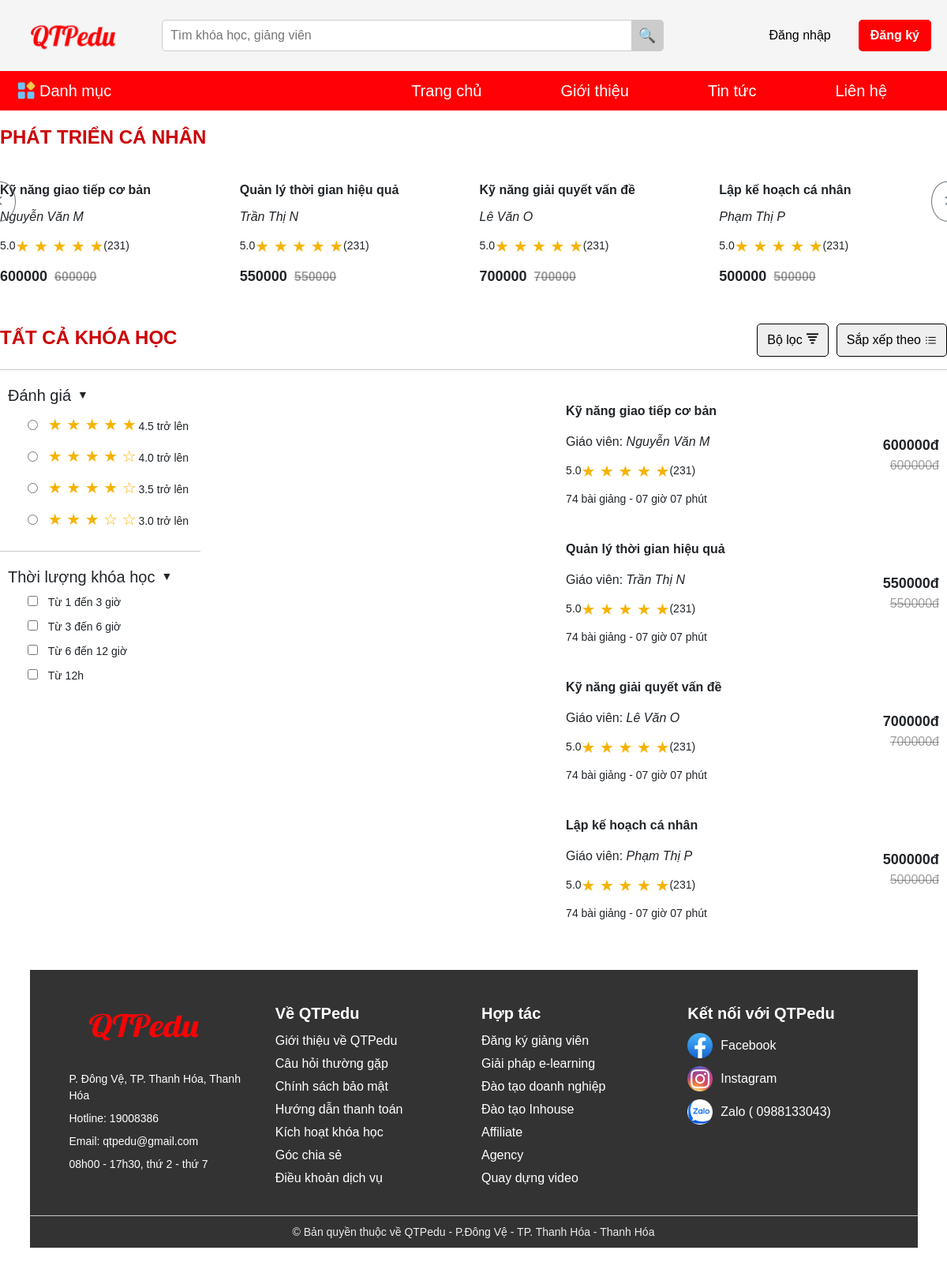
Page /danhmuc?IDCatagory=4 on the committed database.
### tables this page shows
CREATE TABLE `danhmuc` (
  `IDCatagory` int(10) NOT NULL,
  `TenDanhMuc` varchar(45) DEFAULT NULL
);

CREATE TABLE `khoahoc` (
  `IDKhoaHoc` int(10) NOT NULL,
  `TenKhoaHoc` varchar(45) DEFAULT NULL,
  `Gia` int(11) DEFAULT NULL,
  `GiaoVien` varchar(50) DEFAULT NULL,
  `IDCatagory` int(10) DEFAULT NULL,
  `HinhAnh` varchar(2000) DEFAULT NULL
);

### src/controllers/client/CategoryController.php (called while the page is built, shortened)
<?php
class CategoryController{
    public $modelObject;
    public function __construct(){
        $this->modelObject = new Category();
    }
    public function getCategory(){
        require_once './config/head.php';
    }
    public function index(){
            $id = $_GET['IDCatagory'];
            $categories = $this->modelObject->getCategoryById5($id);
            $courses = $this->modelObject->getCourseById($id);
            require_once './src/views/client/danhmuc/index.php';
    }
}

### router/client.php (called while the page is built, shortened)
<?php
    $router->add("GET", "client", "/", "HomeController@indexHandle");
    $router->add("GET", "client", "/indexHandle", "HomeController@index");
    $router->add("GET", "client", "/index.php", "HomeController@index");
    $router->add("GET", "client", "/login", "LoginController@login");
    $router->add("POST", "client", "/login", "LoginController@login");
    $router->add("GET", "client", "/register", "LoginController@register");
    $router->add("POST", "client", "/register", "LoginController@register");
    $router->add("GET", "client", "/logout", "LoginController@logout");
    $router->add("GET", "client", "/resetpassLogin", "LoginController@resetpassLogin");
    $router->add("POST", "client", "/resetpassLogin", "LoginController@resetpassLogin");
    $router->add("GET", "client", "/updateAccount", "LoginController@updateAccount");
    $router->add("POST", "client", "/updateAccount", "LoginController@updateAccount");
    $router->add("GET", "client", "/danhmuc", "CategoryController@getCategory");
    $router->add("GET", "client", "/danhmuc", "CategoryController@index");
    $router->add("GET", "client", "/home", "CategoryController@index");
    $router->add("GET", "client", "/detailCourse", "CourseController@detail");
    $router->add("GET", "client", "/giohang", "CartController@index");
    $router->add("POST", "client", "/giohang", "CartController@index");
    $router->add("GET", "client", "/deleteCart", "CartController@delete");
    $router->add("GET", "client", "/deleteAllCart", "CartController@deleteAll");
    $router->add("GET", "client", "/lienhe", "LienheController@index");
    $router->add("GET", "client", "/tintuc", "TintucController@index");
    $router->add("GET", "client", "/gioithieu", "GioithieuController@index");
    $router->add("GET", "client", "/thanhtoan", "ThanhtoanController@index");
    $router->add("POST", "client", "/thanhtoan", "ThanhtoanController@index");
    $router->solve("client");
?>

### router/index.php (called while the page is built, shortened)
<?php
    require_once 'router.php';
    $router = new router();
    require_once __DIR__.'/client.php';
?>

### src/commons/baseModel.php (called while the page is built, shortened)
<?php
class baseModel
    {
    public $conn;
    public $db_host = DB_HOST;
    public $db_name = DB_NAME;
    public function __construct()
        {
        try {
            $this->conn = new PDO("mysql:host=$this->db_host;dbname=$this->db_name;charset=utf8", DB_USER, DB_PASS);
            $this->conn->setAttribute(PDO::ATTR_ERRMODE, PDO::ERRMODE_EXCEPTION);
            $this->conn->setAttribute(PDO::ATTR_DEFAULT_FETCH_MODE, PDO::FETCH_ASSOC);
            $this->conn->exec("SET NAMES utf8");
            } catch (Exception $e) {
            echo "Connect fail: " . $e->getMessage();
            }
        }
    public function pdoQueryAll($sql, $param)
        {
        $stmt = $this->conn->prepare($sql);
        $stmt->execute($param);
        return $stmt->fetchAll();
        }
    public function pdoQuery($sql, $param)
        {
        $stmt = $this->conn->prepare($sql);
        $stmt->execute($param);
        return $stmt->fetch();
        }
    }
?>

### src/models/Category.php (called while the page is built, shortened)
<?php
class Category extends baseModel{
    public function getCategoryById5($id)
    {
        $sql = "SELECT TenDanhMuc FROM danhmuc WHERE IDCatagory = $id";
        return $this->pdoQuery($sql, []);
    }
    public function getCourseById($id)
    {
        $sql = "SELECT * FROM khoahoc WHERE IDCatagory = ?";
        return $this->pdoQueryAll($sql, [$id]);
    }
}

### src/views/client/danhmuc/index.php (the view, shortened to what this page needs)
<div class="col xl-12 lg-12 md-12">
    <h6 class="title-category"><?= $categories['TenDanhMuc'] ?></h6>
    <div class="product-slider">
        <button id="prevButton" class="btn btn-outline-secondary btn-lg rounded-circle p-4 mr-2">
            <i class="fas fa-chevron-left"></i>
        </button>
        <div class="row product-list-slide flex-nowrap overflow-hidden">
            <?php foreach ($courses as $course): ?>
                <div class="col-xl-3 col-lg-3 col-md-6">
                    <p class="title-product"><?= $course['TenKhoaHoc'] ?></p>
                    <p class="rating"><i><?= $course['GiaoVien'] ?></i></p>
                    <p class="top-star">
                        <span class="count">5.0</span>
                        <span class="stars">&#9733; &#9733; &#9733; &#9733; &#9733;</span>
                        <span class="count">(231)</span>
                    </p>
                    <p class="price"><?= $course['Gia'] ?><del><?= $course['Gia'] ?></del></p>
                </div>
            <?php endforeach; ?>
        </div>
        <button id="nextButton" class="btn btn-outline-secondary btn-lg rounded-circle p-4 mr-2">
            <i class="fas fa-chevron-right"></i>
        </button>
    </div>
    <br>
    <br>
    <div class="header-container ">
        <h6 class="title-category">Tất cả khóa học</h6>
        <div class="button-group">
            <button id="filterButton" class="category-button">Bộ lọc
                <img class="detail_pl" width="20px" height="20px" src="assets\image\icon\logo_filter.svg" alt="">
            </button>
            <button class="category-button d-flex align-items-center">Sắp xếp theo
                <img class="detail_pl" width="20px" height="20px" src="assets\image\icon\icon-checklists.svg" alt="">
            </button>
        </div>
    </div>
    <hr>
    <div class="header-container ">
        <div class="category-top">
            <div class="category-top-form">
                <h6><label for="radio" class="category-title">Đánh giá</label></h6>
                <div class="category-content-wrapper">
                    <div class="category-content">
                        <input type="radio" name="rating">
                        <span class="stars">&#9733; &#9733; &#9733; &#9733; &#9733;</span>
                        <span class="count">4.5 trở lên</span>
                    </div>
                    <div class="category-content">
                        <input type="radio" name="rating">
                        <span class="stars">&#9733; &#9733; &#9733; &#9733; &#9734;</span>
                        <span class="count">4.0 trở lên</span>
                    </div>
                    <div class="category-content">
                        <input type="radio" name="rating">
                        <span class="stars">&#9733; &#9733; &#9733; &#9733; &#9734;</span>
                        <span class="count">3.5 trở lên</span>
                    </div>
                    <div class="category-content">
                        <input type="radio" name="rating">
                        <span class="stars">&#9733; &#9733; &#9733; &#9734; &#9734;</span>
                        <span class="count">3.0 trở lên</span>
                    </div>
                </div>
            </div>
            <hr>
            <div class="category-top-form">
                <h6><label for="toggleCheckbox" class="category-title">Thời lượng khóa học</label></h6>
                <div class="category-content-wrapper">
                    <div class="category-content">
                        <input type="checkbox" name="rating">
                        <span class="count">Từ 1 đến 3 giờ</span>
                    </div>
                    <div class="category-content">
                        <input type="checkbox" name="rating">
                        <span class="count">Từ 3 đến 6 giờ</span>
                    </div>
                    <div class="category-content">
                        <input type="checkbox" name="rating">
                        <span class="count">Từ 6 đến 12 giờ</span>
                    </div>
                    <div class="category-content">
                        <input type="checkbox" name="rating">
                        <span class="count">Từ 12h</span>
                    </div>
                </div>
            </div>
        </div>
        <div class="category-main">
            <div class="category-top-form">
                <?php foreach ($courses as $course): ?>
                    <div class="category-form-space">
                        <div class="step-flex justify-content-between">
                            <div class="category-content-left">
                                <div class="category-image">
                                </div>
                                <div class="category-nd">
                                    <div class="title-product"><?= $course['TenKhoaHoc'] ?></div>
                                    <p class="rating">Giáo viên: <i><?= $course['GiaoVien'] ?></i></p>
                                    <p class="top-star">
                                        <span class="count">5.0</span>
                                        <span class="stars">&#9733; &#9733; &#9733; &#9733; &#9733;</span>
                                        <span class="count">(231)</span>
                                    </p>
                                    <p><span class="count">74 bài giảng - 07 giờ 07 phút</span></p>
                                </div>
                            </div>
                            <div class="category-content-right">
                                <div class="price"><?= $course['Gia'] ?>đ</div>
                                <div><del><?= $course['Gia'] ?>đ</del></div>
                            </div>
                        </div>
                    </div>
                <?php endforeach; ?>
            </div>
        </div>
    </div>
</div>

### router/router.php (shortened to what this page needs)
<?php
    class router {
        public $routes = [];
        public function add($method, $role, $path, $handle) {
            $this->routes[] = [
                'method' => $method,
                'role' => $role,
                'path' => $path,
                'handle' => $handle
            ];
        }
        public function solve($role) {
            $requestMethod = $_SERVER['REQUEST_METHOD'];
            $requestPath = parse_url($_SERVER['REQUEST_URI'], PHP_URL_PATH);
            $requestPath = str_replace(BASE_URL, "", $requestPath);
            foreach ($this->routes as $route) {
                if ($route['method'] == $requestMethod && $route['path'] == $requestPath && $route['role'] == $role) {
                    list($controller, $method) = explode("@", $route['handle']);
                    $controller = "controllers\\$role\\$controller";
                    call_user_func([new $controller, $method], []);
                }
            }
        }
    }
?>

### assets/css/grid.css (style rules this page uses)
.row { display: flex; flex-wrap: wrap; margin-left: -4px; margin-right: -4px; }
.col { padding-left: 4px; padding-right: 4px; }
@media (min-width: 1024px) { .row { margin-left: -12px; margin-right: -12px; } }
@media (min-width: 1024px) { .col { padding-left: 12px; padding-right: 12px; } }
@media (min-width: 1024px) { .xl-1, .xl-1-5, .xl-2, .xl-3, .xl-4, .xl-5, .xl-6, .xl-7, .xl-8, .xl-9, .xl-10, .xl-11, .xl-12 { display: block; } }
@media (min-width: 1024px) { .xl-12 { flex: 0 0 calc(100%); max-width: calc(100%); } }

### assets/css/style.css (style rules this page uses)
* { margin: 0; padding: 0; box-sizing: border-box; list-style: none; text-decoration: none; font-family: Arial, Helvetica, sans-serif; }
html { font-size: 62.5%; }
.title-product { font-weight: 600; font-size: 18px; }
.rating { margin-top: 10px; font-size: 16px; }
.count { font-size: 16px; }
.stars { color: #f5b301; font-size: 2rem; }
del { color: #00000061; text-decoration: line-through; font-size: 12px; }
.title-category { text-transform: uppercase; font-size: 24px; padding: 10px 0; font-weight: bolder; color: #cc0004; }
.title-product { font-family: 'Lucida Sans', 'Lucida Sans Regular', 'Lucida Grande', 'Lucida Sans Unicode', Geneva, Verdana, sans-serif; font-size: 16px; font-weight: bolder; }
.product-slider { position: relative; }
#prevButton { position: absolute; top: 30%; left: -20px; transform: translateY(-50%); z-index: 10; left: -20px; transform: translateY(-50%); z-index: 10; }
#nextButton { position: absolute; top: 30%; right: -20px; transform: translateY(-50%); z-index: 10; }
.price { font-weight: bolder; font-size: 18px; }
.rating { font-size: 16px; }
.top-star { display: flex; align-items: center; }
.count { font-size: 14px; }
del { color: #00000061; text-decoration: line-through; font-size: 16px; padding-left: 9px; }
.header-container { display: flex; justify-content: space-between; }
.button-group { display: flex; gap: 10px; align-items: center; }
.category-button { display: flex; padding: 8px 12px; font-size: 16px; border: 1px solid #000; border-radius: 5px; cursor: pointer; color: #000; }
.category-main { display: flex; padding-top: 10px; }
.category-top-form { padding: 10px; }
.category-title { font-size: 20px; }
.category-title { display: flex; align-items: center; cursor: pointer; }
label[for="toggleCheckbox"]::after { content: "▼"; margin-left: 8px; font-size: 14px; user-select: none; }
label[for="radio"]::after { content: "▼"; margin-left: 8px; font-size: 14px; user-select: none; }
.category-content-wrapper { padding-left: 20px; }
.category-content { padding: 5px; }
.category-content input { margin-right: 10px; }
.category-content-left { display: flex; justify-content: center; padding-right: 200px; }
.category-image { width: 310px; height: 155px; }
.category-nd { padding-left: 20px; }
.category-nd .title-product { padding-bottom: 5px; }
.title-product { padding-top: 10px; }
.category-form-space { padding-bottom: 20px; }
.step-flex { display: flex; align-items: center; justify-content: center; }
.detail_pl { padding-left: 5px; font-size: 14px; }

### config/header.php (style rules this page uses)
button { font-size: 16px; padding: 15px 25px; border: none; border-radius: 8px; color: white; cursor: pointer; }

### rows in the picture
danhmuc: TenDanhMuc "PHÁT TRIỂN CÁ NHÂN"
khoahoc: TenKhoaHoc "Kỹ năng giao tiếp cơ bản", GiaoVien "Nguyễn Văn M", Gia "600000"
khoahoc: TenKhoaHoc "Quản lý thời gian hiệu quả", GiaoVien "Trần Thị N", Gia "550000"
khoahoc: TenKhoaHoc "Kỹ năng giải quyết vấn đề", GiaoVien "Lê Văn O", Gia "700000"
khoahoc: TenKhoaHoc "Lập kế hoạch cá nhân", GiaoVien "Phạm Thị P", Gia "500000"
